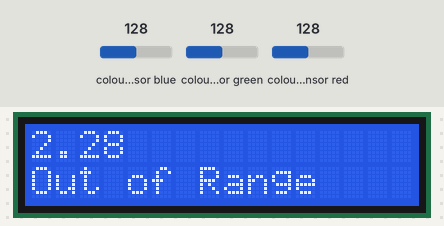
A sketch run on a simulated Arduino Nano 33 BLE. On the bench: 16×2 character LCD. The inputs (shaded band) are chosen by the test bench; at power-on: colour sensor blue 128, colour sensor green 128, colour sensor red 128. What the sketch prints to the serial monitor is not drawn.

Above: at 3.6 s.
3.7 s: colour sensor blue set to 191
At 6.3 s:
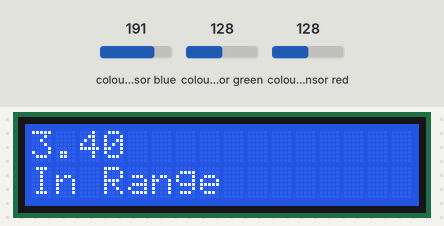
6.6 s: colour sensor green set to 191
At 9.3 s:
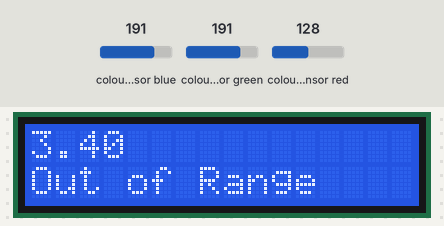
9.6 s: colour sensor blue set to 5
At 11.6 s:
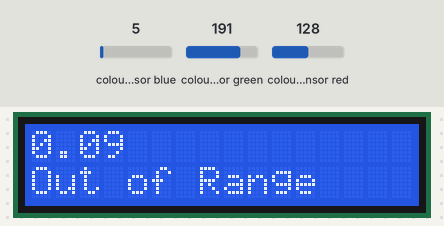
12.7 s: colour sensor blue set to 64
At 14.8 s:
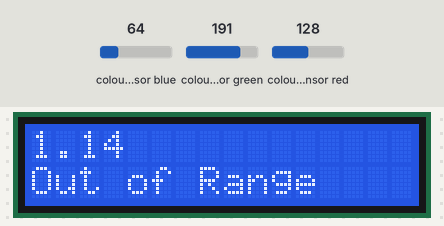
Timing chart, 0 to 16.3 s (numbered marks = the images above; inputs shaded):
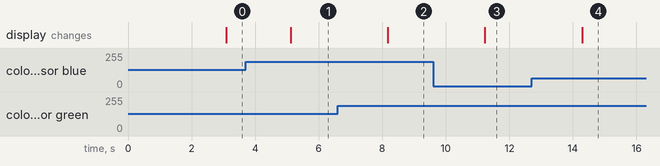

Measured:
- after the input at 3.7 s, the display: changes after 1.4 s (image 1)
- after the input at 6.6 s, the display: changes after 1.6 s (image 2)
- after the input at 9.6 s, the display: changes after 1.6 s (image 3)
- after the input at 12.7 s, the display: changes after 1.6 s (image 4)

The sketch:

ADPS9960_LightCalibration.ino
```cpp
//FAST LAB
//Compatible with the Arduino IDE 1.0

#include <LiquidCrystal_I2C.h>
#include <Arduino_APDS9960.h>


bool displaySerial = false; //uncomment for testing/debug
LiquidCrystal_I2C lcd(0x27,16,2);

void setup() {
  lcd.init();
  lcd.clear();
  lcd.backlight();  // Make sure backlight is on

  Serial.begin(9600);
  while (!Serial);

  if (!APDS.begin()) {
    Serial.println("Error initializing APDS-9960 sensor.");
  }
  else{
    Serial.println("Screen Connected");
  }

  delay(2000);

}

void loop() {
  // check if a color reading is available
  while (! APDS.colorAvailable()) {
    delay(5);
  }
  int r, g, b;

  // read the color
  APDS.readColor(r, g, b);

  if (displaySerial){
    // print the values
    Serial.print("r = ");
    Serial.println(r);
    Serial.print("g = ");
    Serial.println(g);
    Serial.print("b = ");
    Serial.println(b);
    Serial.println();
  }

  // wait a bit before reading again
  delay(1000);
  //Map ADP sensor values to range of 0 to ~40mW/cm^2
  float slope = 0.0178;
  float irrad = b * slope;

  //Calculate Percentage of blue (460nm) wavelength that is of total color space
  float bluePercent = float(b)/( float(r) + float(g) + float(b) );

  //Is the blue value greater than red and green channels
  bool isBlueGreatest;
  String isBlue;
  if(b > g && b > r){
    isBlueGreatest = true;
    isBlue = "In Range";
    }
    else {
      isBlueGreatest = false;
      isBlue = "Out of Range";
    }

  String irradianceOutput = "Irrad:" + String(irrad) + "uW";
  String percentage = String(bluePercent);

  lcd.clear();
  lcd.setCursor(0, 0);
  //lcd.print(irradianceOutput);
  lcd.print(irrad);
  lcd.setCursor(0, 1);
  lcd.print(isBlue);


}
```
